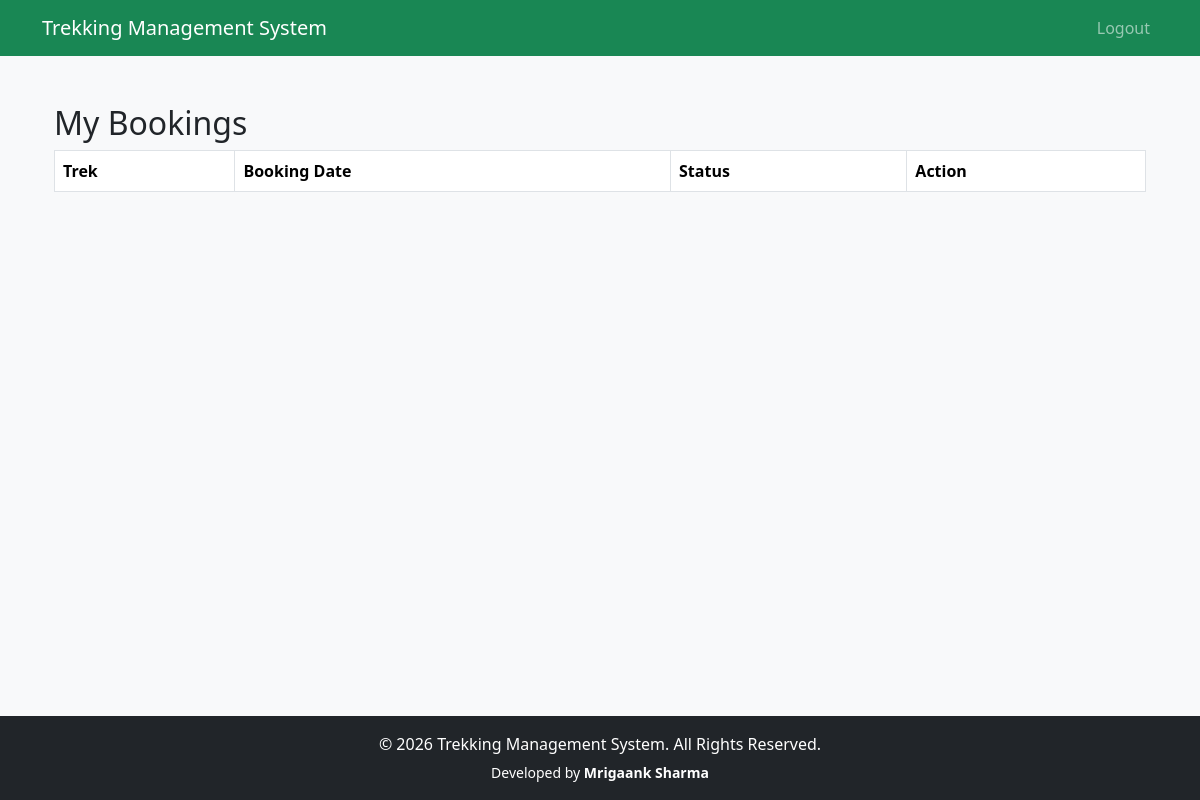
Page /user/bookings (signed in) on the earlier database version.
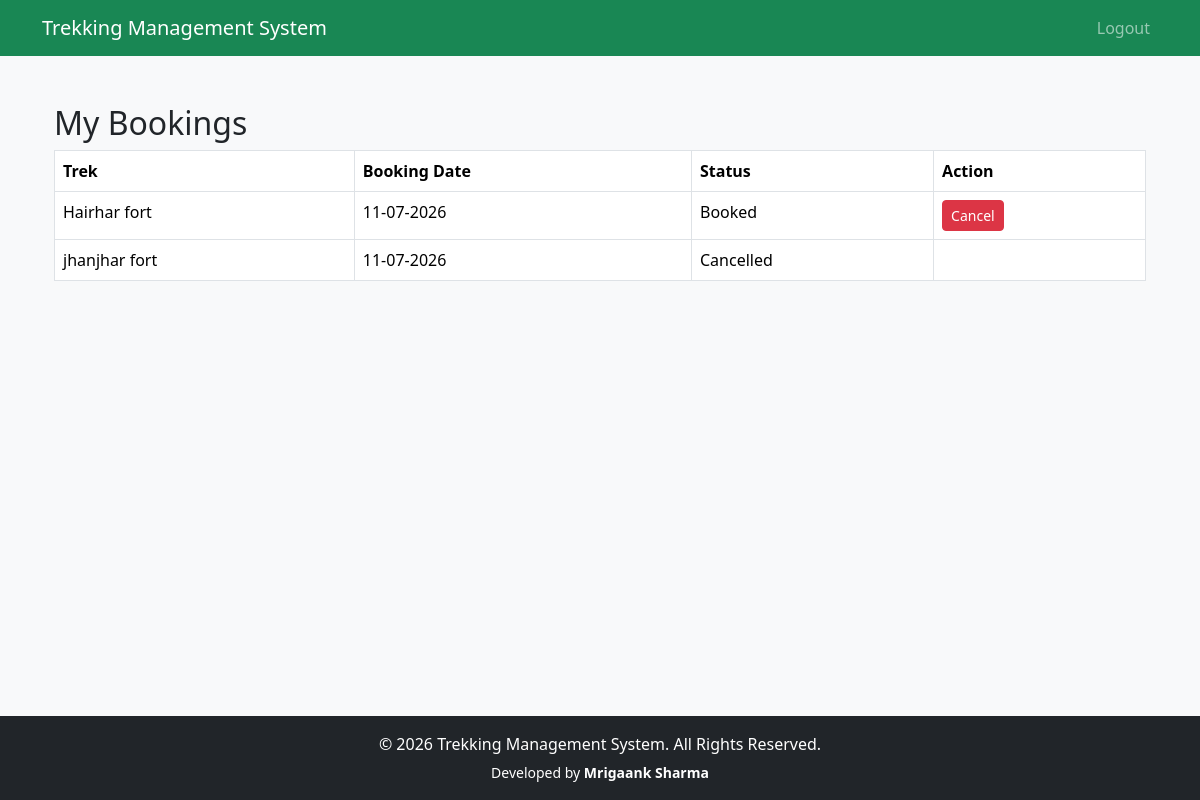
Same page on the later database version.
### app/models.py (models this page shows)
class Booking(db.Model):
      __tablename__="bookings"
      __table_args__ = (
    db.UniqueConstraint(
        "user_id",
        "trek_id",
        name="unique_booking"
    ),
)
      id=db.Column(db.Integer,primary_key=True)
      bookings_date=db.Column(
            db.DateTime,
            default=datetime.utcnow
      )
      status=db.Column(
            db.String(20),
            default="Booked"
      )
      user_id=db.Column(
            db.Integer,
            db.ForeignKey("users.id")
      )
      trek_id=db.Column(
            db.Integer,
            db.ForeignKey("treks.id")
      )

class Trek(db.Model):
        __tablename__="treks"
        id=db.Column(db.Integer,primary_key=True)
        name=db.Column(db.String(100),nullable=False)
        location=db.Column(db.String(100),nullable=False)
        difficulty=db.Column(db.String(20),nullable=False)
        duration=db.Column(db.Integer)
        available_slots=db.Column(db.Integer)
        description=db.Column(db.Text)
        status=db.Column(
            db.String(20),
            default="Upcoming"
        )
        start_date=db.Column(db.Date)
        end_date=db.Column(db.Date)
        staff_id=db.Column(
            db.Integer,
            db.ForeignKey("users.id")
        )
        bookings=db.relationship(
            "Booking",
            backref="trek",
            lazy=True
        )
        price = db.Column(db.Float)
        image = db.Column(db.String(255))
        max_altitude = db.Column(db.Integer)
        meeting_point = db.Column(db.String(200))

### app/user/bookings.py (the view)
@user_bp.route("/bookings")
@login_required
@user_required
def booking_history():
    bookings = Booking.query.filter_by(
        user_id=current_user.id
    ).all()
    return render_template(
        "users/bookings.html",
        bookings=bookings
    )

### app/extensions.py (called while the page is built)
@login_manager.user_loader
def load_user(user_id):
    return User.query.get(int(user_id))

### app/templates/users/bookings.html
{% extends 'base.html' %}
{% block content %}
<div class="container mt-4">
    <h2>My Bookings</h2>
    <table class="table table-bordered">
        <thead>
            <tr>
                <th>Trek</th>
                <th>Booking Date</th>
                <th>Status</th>
                <th>Action</th>
            </tr>
        </thead>
        <tbody>
            {% for booking in bookings %}
            <tr>
                <td>{{ booking.trek.name }}</td>
                <td>{{ booking.bookings_date.strftime("%d-%m-%Y") }}</td>
                <td>{{ booking.status }}</td>
                <td>
                    {% if booking.status == "Booked" %}
                    <a class="btn btn-danger btn-sm" href="{{ url_for('user.cancel_booking', booking_id=booking.id) }}">
                        Cancel
                    </a>
                    {% endif %}
                </td>
            </tr>
            {% endfor %}
        </tbody>
    </table>
</div>
{% endblock %}

Differences in the rows shown:
added Booking: trek.name "Hairhar fort", bookings_date "11-07-2026", status "Booked"
added Booking: trek.name "jhanjhar fort", bookings_date "11-07-2026", status "Cancelled"
